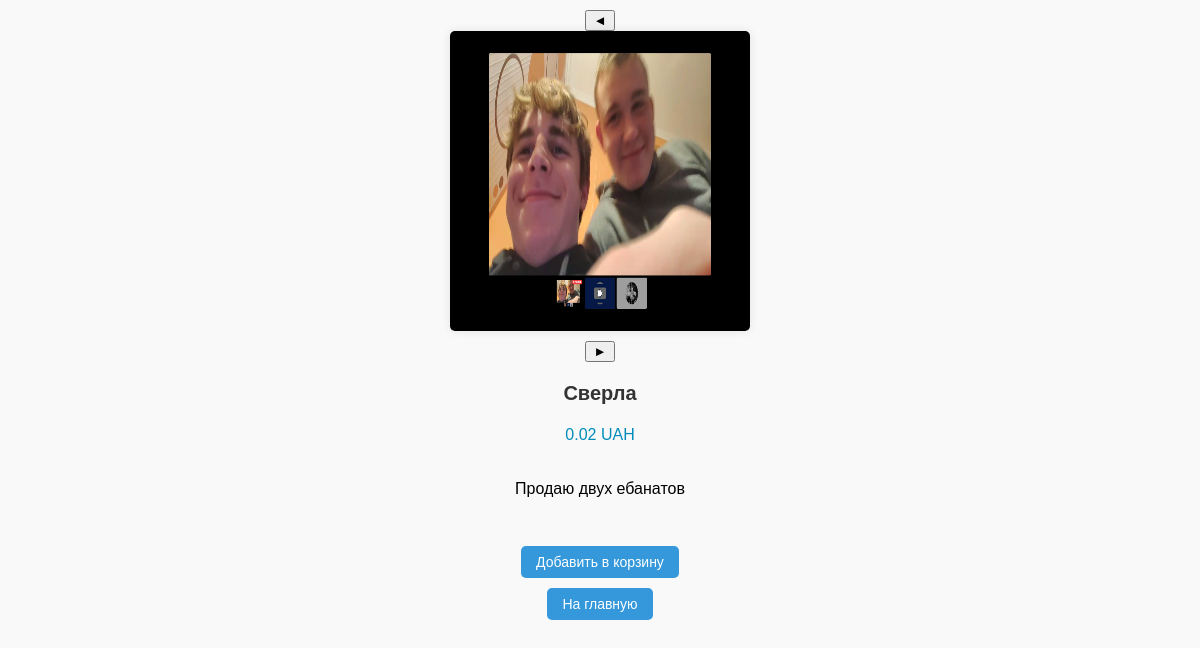
Page /6 on the committed database.
### all/models.py (models this page shows, shortened)
class Image(models.Model):
    name = models.CharField(max_length=50)
    image = models.ImageField(upload_to='images/')

class Product(models.Model):
    categories = models.ForeignKey(Categories, related_name='categor', on_delete=models.CASCADE)
    name = models.CharField(max_length=100)
    price = models.DecimalField(max_digits=10, decimal_places=2)
    images = models.ManyToManyField(Image, blank=True)
    data = models.DateField('Дата публикации' , default = datetime.now)
    description = models.TextField('Описание')
    available = models.BooleanField(default=True)

### all/views.py (the view)
# urls.py: path('<int:some_parameter>', views.singly, name='pathing'),
def singly(request , some_parameter):
    context = Product.objects.get(id = some_parameter)
    return render(request , 'post_pages.html' , {'info' : context})

### all/templates/post_pages.html (shortened to what this page needs)
<!DOCTYPE html>
{% load static %}
<html lang="en">
<head>
    <link rel="stylesheet" href="{% static "css/post_pages.css" %}">
</head>
<body>
    <button id="prevBtn">◄</button>
    {% for images in info.images.all %}
        <img class="images" src="{{ images.image.url }}" style="display: none;">
    {% endfor %}
    <button id="nextBtn">►</button>
    <p class="title">{{ info.name }}</p>
    <p class="price">{{ info.price }} UAH</p>
    <p class="description">{{ info.description }}</p>
    <button id="addToCartBtn">Добавить в корзину</button>
    <a id="addToCartBtn" href="{% url 'all_products' %}">На главную</a>
</body>
</html>

### all/static/css/post_pages.css (style rules this page uses)
body { font-family: Arial, sans-serif; background-color: #f9f9f9; margin: 0; padding: 20px; display: flex; flex-direction: column; align-items: center; }
.images { max-width: 350px; height: 350px; display: block; margin-bottom: 20px; border-radius: 5px; box-shadow: 0 0 10px rgba(0, 0, 0, 0.1); }
.title { font-size: 24px; font-weight: bold; color: #333; margin-bottom: 10px; text-align: center; }
.price { font-size: 18px; color: #008cba; margin-bottom: 30px; text-align: center; }
#addToCartBtn { padding: 10px 20px; font-size: 16px; border: none; border-radius: 5px; background-color: #3498db; color: #fff; cursor: pointer; transition: background-color 0.3s ease-in-out; }
a { text-decoration: none; margin-top: 10px; }
@media (max-width: 1200px) { body { padding: 10px; } }
@media (max-width: 1200px) { .images { max-width: 300px; height: 300px; margin-bottom: 10px; } }
@media (max-width: 1200px) { .title { font-size: 20px; margin-bottom: 5px; } }
@media (max-width: 1200px) { .price { font-size: 16px; margin-bottom: 20px; } }
@media (max-width: 1200px) { #addToCartBtn { padding: 8px 15px; font-size: 14px; } }

### rows in the picture
Image: image (picture)
Product: name "Сверла", price "0.02", description "Продаю двух ебанатов"
